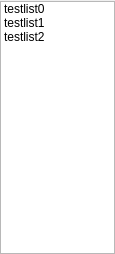
<?xml version="1.0" encoding="UTF-8"?>
<ui version="4.0">
 <class>Playlist</class>
 <widget class="QWidget" name="Playlist">
  <property name="geometry">
   <rect>
    <x>0</x>
    <y>0</y>
    <width>115</width>
    <height>254</height>
   </rect>
  </property>
  <property name="windowTitle">
   <string>Form</string>
  </property>
  <layout class="QGridLayout" name="gridLayout">
   <property name="leftMargin">
    <number>0</number>
   </property>
   <property name="topMargin">
    <number>1</number>
   </property>
   <property name="rightMargin">
    <number>0</number>
   </property>
   <property name="bottomMargin">
    <number>0</number>
   </property>
   <property name="spacing">
    <number>0</number>
   </property>
   <item row="0" column="0">
    <widget class="MediaList" name="List">
     <property name="focusPolicy">
      <enum>Qt::NoFocus</enum>
     </property>
     <property name="verticalScrollBarPolicy">
      <enum>Qt::ScrollBarAsNeeded</enum>
     </property>
     <property name="horizontalScrollBarPolicy">
      <enum>Qt::ScrollBarAlwaysOff</enum>
     </property>
     <item>
      <property name="text">
       <string>testlist0</string>
      </property>
     </item>
     <item>
      <property name="text">
       <string>testlist1</string>
      </property>
     </item>
     <item>
      <property name="text">
       <string>testlist2</string>
      </property>
     </item>
    </widget>
   </item>
  </layout>
 </widget>
 <customwidgets>
  <customwidget>
   <class>MediaList</class>
   <extends>QListWidget</extends>
   <header location="global">medialist.h</header>
  </customwidget>
 </customwidgets>
 <resources/>
 <connections/>
</ui>
